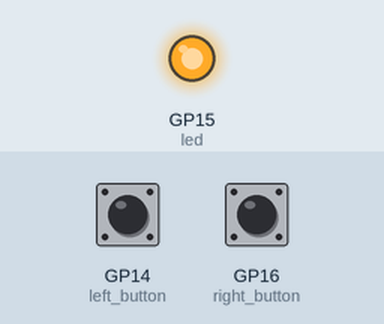
Recording of a program running on a simulated Raspberry Pi Pico running MicroPython. Shown: output pins drawn as LEDs (lit = HIGH). The test bench sets the inputs (shaded band); at power-on: GP14 (left_button) LOW, GP16 (right_button) LOW. Random numbers come from a fixed seed.

Above: at 0.1 s.
At 5.7 s:
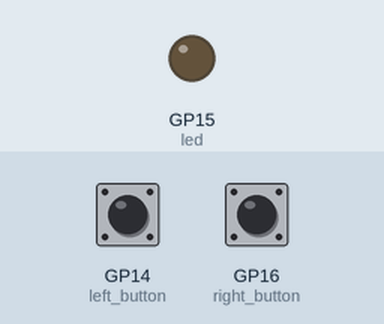
Timing chart, 0 to 7.2 s (numbered marks = the images above):
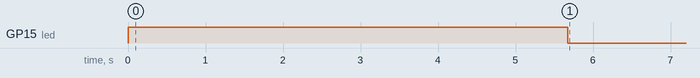

Measured:
- by itself, GP15 (led): LOW → HIGH at 0.00 s, → LOW 5.7 s later

The program:

Reaction_game.py
```python
import machine
import utime
import urandom

led = machine.Pin(15, machine.Pin.OUT)
left_button = machine.Pin(14, machine.Pin.IN)
right_button = machine.Pin(16, machine.Pin.IN)

fastest_button = None

def button_handler(pin):
    left_button.irq(handler=None)
    right_button.irq(handler=None)
    global fastest_button
    fastest_button = pin

led.value(1)
utime.sleep(urandom.uniform(5, 10))
led.value(0)
left_button.irq(trigger=machine.Pin.IRQ_RISING, handler=button_handler)
right_button.irq(trigger=machine.Pin.IRQ_RISING, handler=button_handler)
while fastest_button is None:
    utime.sleep(1)
if fastest_button is left_button:
    print("Left Player wins!")
elif fastest_button is right_button:
    print("Right Player wins!")
```
